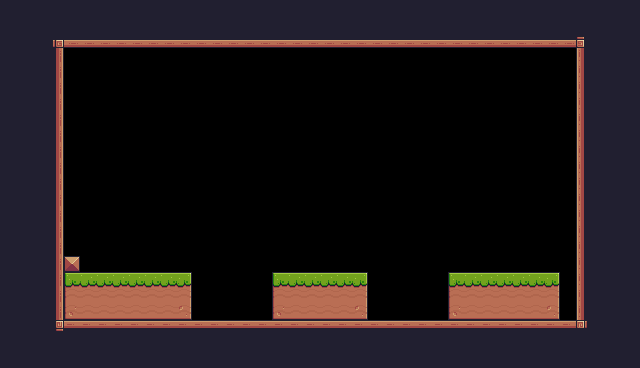

The image is a tile-based game level rendered from a .tmx file. Its description and complete source (layers, tilesets, objects, tile grids) follow:
An orthogonal 40x23 tile map with 16x16 px tiles, 1 tile layer (Background) and 1 object (Player).

<map version="1.10" tiledversion="1.10.2" orientation="orthogonal" renderorder="right-down" width="40" height="23" tilewidth="16" tileheight="16" infinite="0" nextlayerid="3" nextobjectid="7">
 <tileset firstgid="1" source="Pixel Adventure.tsx" />
 <layer id="1" name="Background" width="40" height="23">
  <data encoding="csv">
24,24,24,24,24,24,24,24,24,24,24,24,24,24,24,24,24,24,24,24,24,24,24,24,24,24,24,24,24,24,24,24,24,24,24,24,24,24,24,24,
24,24,24,24,24,24,24,24,24,24,24,24,24,24,24,24,24,24,24,24,24,24,24,24,24,24,24,24,24,24,24,24,24,24,24,24,24,24,24,24,
24,24,24,92,134,134,134,134,134,134,134,134,134,134,134,134,134,134,134,134,134,134,134,134,134,134,134,134,134,134,134,134,134,134,134,134,93,24,24,24,
24,24,24,113,0,0,0,0,0,0,0,0,0,0,0,0,0,0,0,0,0,0,0,0,0,0,0,0,0,0,0,0,0,0,0,0,111,24,24,24,
24,24,24,113,0,0,0,0,0,0,0,0,0,0,0,0,0,0,0,0,0,0,0,0,0,0,0,0,0,0,0,0,0,0,0,0,111,24,24,24,
24,24,24,113,0,0,0,0,0,0,0,0,0,0,0,0,0,0,0,0,0,0,0,0,0,0,0,0,0,0,0,0,0,0,0,0,111,24,24,24,
24,24,24,113,0,0,0,0,0,0,0,0,0,0,0,0,0,0,0,0,0,0,0,0,0,0,0,0,0,0,0,0,0,0,0,0,111,24,24,24,
24,24,24,113,0,0,0,0,0,0,0,0,0,0,0,0,0,0,0,0,0,0,0,0,0,0,0,0,0,0,0,0,0,0,0,0,111,24,24,24,
24,24,24,113,0,0,0,0,0,0,0,0,0,0,0,0,0,0,0,0,0,0,0,0,0,0,0,0,0,0,0,0,0,0,0,0,111,24,24,24,
24,24,24,113,0,0,0,0,0,0,0,0,0,0,0,0,0,0,0,0,0,0,0,0,0,0,0,0,0,0,0,0,0,0,0,0,111,24,24,24,
24,24,24,113,0,0,0,0,0,0,0,0,0,0,0,0,0,0,0,0,0,0,0,0,0,0,0,0,0,0,0,0,0,0,0,0,111,24,24,24,
24,24,24,113,0,0,0,0,0,0,0,0,0,0,0,0,0,0,0,0,0,0,0,0,0,0,0,0,0,0,0,0,0,0,0,0,111,24,24,24,
24,24,24,113,0,0,0,0,0,0,0,0,0,0,0,0,0,0,0,0,0,0,0,0,0,0,0,0,0,0,0,0,0,0,0,0,111,24,24,24,
24,24,24,113,0,0,0,0,0,0,0,0,0,0,0,0,0,0,0,0,0,0,0,0,0,0,0,0,0,0,0,0,0,0,0,0,111,24,24,24,
24,24,24,113,0,0,0,0,0,0,0,0,0,0,0,0,0,0,0,0,0,0,0,0,0,0,0,0,0,0,0,0,0,0,0,0,111,24,24,24,
24,24,24,113,0,0,0,0,0,0,0,0,0,0,0,0,0,0,0,0,0,0,0,0,0,0,0,0,0,0,0,0,0,0,0,0,111,24,24,24,
24,24,24,113,35,0,0,0,0,0,0,0,0,0,0,0,0,0,0,0,0,0,0,0,0,0,0,0,0,0,0,0,0,0,0,0,111,24,24,24,
24,24,24,113,7,8,8,8,8,8,8,9,0,0,0,0,0,7,8,8,8,8,9,0,0,0,0,0,7,8,8,8,8,8,9,0,111,24,24,24,
24,24,24,113,29,30,30,30,30,30,30,31,0,0,0,0,0,29,30,30,30,30,31,0,0,0,0,0,29,30,30,30,30,30,31,0,111,24,24,24,
24,24,24,113,51,52,52,52,52,52,52,53,0,0,0,0,0,51,52,52,52,52,53,0,0,0,0,0,51,52,52,52,52,52,53,0,111,24,24,24,
24,24,24,114,90,90,90,90,90,90,90,90,90,90,90,90,90,90,90,90,90,90,90,90,90,90,90,90,90,90,90,90,90,90,90,90,115,24,24,24,
24,24,24,24,24,24,24,24,24,24,24,24,24,24,24,24,24,24,24,24,24,24,24,24,24,24,24,24,24,24,24,24,24,24,24,24,24,24,24,24,
24,24,24,24,24,24,24,24,24,24,24,24,24,24,24,24,24,24,24,24,24,24,24,24,24,24,24,24,24,24,24,24,24,24,24,24,24,24,24,24
</data>
 </layer>
 <objectgroup id="2" name="Spawnpoints">
  <object id="5" name="Player" type="Player" x="282" y="242" width="30" height="27" />
 </objectgroup>
</map>
